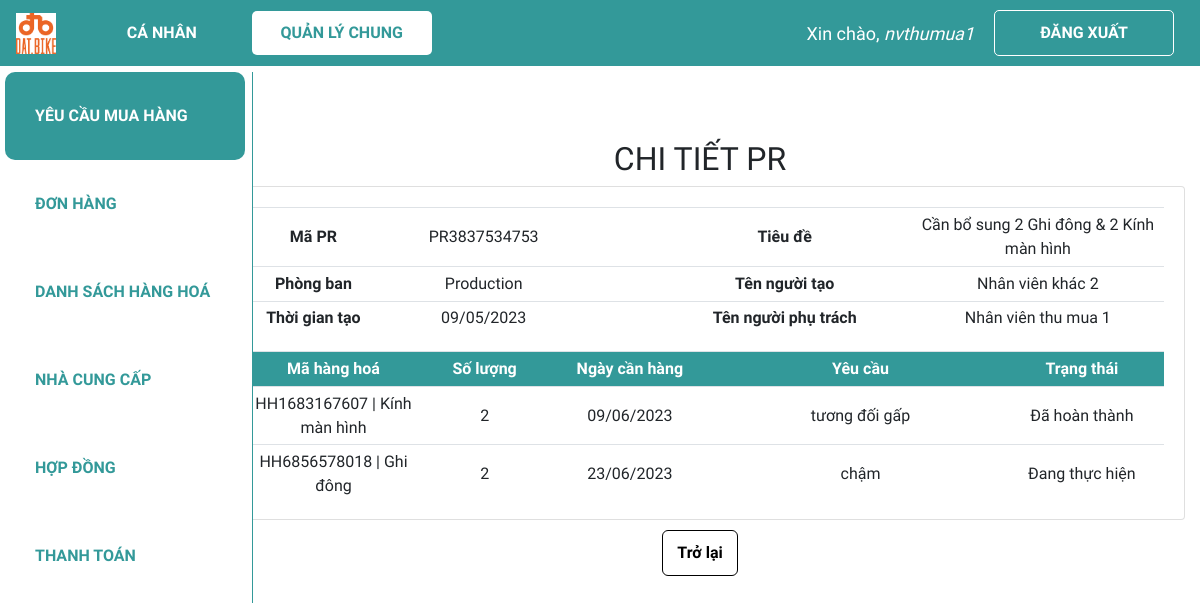
The page /xem_pr/PR3837534753 (signed in) on the database its author committed.
### web_core/models.py (models this page shows, shortened)
class PR(models.Model):
    danh_muc_trang_thai = (
        ('Chờ phân công', 'Chờ phân công'),
        ('Đang thực hiện', 'Đang thực hiện'),
        ('Đã hoàn thành', 'Đã hoàn thành'),
    )
    ma_PR = ShortUUIDField(
        verbose_name='Mã PR',
        length=10,
        max_length=12,
        prefix="PR",
        alphabet="0123456789",
        primary_key=True
    )
    ma_nhan_vien_tao = models.ForeignKey(NHANVIEN, on_delete = models.CASCADE, verbose_name = 'Mã nhân viên tạo', related_name = 'nv_tao_PR', blank=True, null=True)
    ma_nhan_vien_phu_trach = models.ForeignKey(NHANVIEN, on_delete = models.SET_NULL, verbose_name = 'Mã nhân viên phụ trách',  related_name = 'nv_phutrach_PR', blank=True, null=True)
    ngay_tao = models.DateTimeField('Ngày tạo', default = datetime.now)
    ngay_cap_nhat = models.DateField('Ngày cập nhật', default = datetime.now)
    ten_PR = models.CharField('Tên PR', max_length = 300)
    trang_thai = models.CharField('Trạng thái PR', max_length = 100, choices=danh_muc_trang_thai, default='Chờ phân công',blank=True, null=True)

class NHANVIEN(models.Model):
    danh_muc_phong_ban = (
        ('Thu mua', 'Thu mua'),
        ('Kho', 'Kho'),
        ('Kế toán', 'Kế toán'),
        ('R&D', 'R&D'),
        ('Production', 'Production'),
        ('Khác', 'Khác')
    )
    danh_muc_chuc_vu = (
        ('Quản lí', 'Quản lí'),
        ('Nhân viên', 'Nhân viên'),
    )
    user = models.OneToOneField(User, null=True, blank=True, on_delete=models.CASCADE)
    ma_NV = ShortUUIDField(
        verbose_name='Mã nhân viên',
        length=10,
        max_length=12,
        prefix="NV",
        alphabet="0123456789",
        primary_key=True
    )
    ho_ten = models.CharField('Họ tên', max_length = 100,blank=True, null=True)
    phong_ban = models.CharField('Phòng ban', max_length = 50, choices=danh_muc_phong_ban,blank=True, null=True)
    chuc_vu = models.CharField('Chức vụ', max_length = 50, choices=danh_muc_chuc_vu,blank=True, null=True)

class PR_HH(models.Model):
    danh_muc_trang_thai = (
        ('Chờ phân công', 'Chờ phân công'),
        ('Đang thực hiện', 'Đang thực hiện'),
        ('Đã hoàn thành', 'Đã hoàn thành'),
    )
    ma_PR = models.ForeignKey(PR, on_delete = models.CASCADE, verbose_name = 'Mã PR', blank=True, null=True)
    ma_hang_hoa = models.ForeignKey(HANGHOA, on_delete=models.SET_NULL, verbose_name = 'Mã hàng hoá',blank=True, null=True)
    so_luong = models.IntegerField('Số lượng', validators = [MinValueValidator(0)], default = 0)
    ngay_can_hang = models.DateField('Ngày cần hàng', editable = True, blank=True, null=True)
    ngay_cap_nhat = models.DateField('Ngày cập nhật', default = datetime.now)
    yeu_cau = models.CharField('Yêu cầu', max_length = 300, blank=True, null=True)
    trang_thai = models.CharField('Trạng thái PR', max_length = 100, choices=danh_muc_trang_thai, default='Chờ phân công',blank=True, null=True)

class HANGHOA(models.Model):
    ma_HH = ShortUUIDField(
        verbose_name='Mã hàng hoá',
        length=10,
        max_length=12,
        prefix="HH",
        alphabet="0123456789",
        primary_key=True
    )
    ten_hang_hoa = models.CharField('Tên hàng hoá', max_length = 100,blank=True, null=True)
    so_luong_ton = models.IntegerField('Số lượng tồn', validators = [MinValueValidator(0)], default = 0)
    def __str__(self):
        line = str(self.ma_HH) + ' | ' + self.ten_hang_hoa
        return line

### web_core/views.py (the view)
# urls.py: path('xem_pr/<str:ma_PR>', views.view_pr, name='quanli_xem_pr'),
@login_required(login_url='login')
def view_pr(request, ma_PR):
    if ma_PR is None:
        return redirect('/dspr')
    pr = PR.objects.get(ma_PR=ma_PR)
    pr_hhs = PR_HH.objects.filter(ma_PR = ma_PR)
    context = {'pr':pr, 'pr_hh':pr_hhs}
    return render(request,'web_core/view_pr.html', context)

### web_core/templatetags/index.py (called while the page is built)
@register.filter
def first_group_name(user):
    groups = user.groups.all()
    if groups:
        return groups[0].name
    return ''

### web_core/templates/web_core/view_pr.html (shortened to what this page needs)
{% extends 'web_core/main.html' %}
{% block content %}
<h2 class="table-title" style>CHI TIẾT PR</h2>
<div class="card card-body">
    <table class="table table-sm pr">
        <tr>
            <th class="mid-content">Mã PR</th>
            <td class="mid-content">{{pr.ma_PR}}</td>
            <th class="small-content"></th>
            <th class="large-content">Tiêu đề</th>
            <td class="large-content">{{pr.ten_PR}}</td>
        </tr>
        <tr>
            <th class="mid-content">Phòng ban</th>
            <td class="mid-content">{{pr.ma_nhan_vien_tao.phong_ban}}</td>
            <th class="small-content"></th>
            <th class="mid-content">Tên người tạo</th>
            <td class="mid-content">{{pr.ma_nhan_vien_tao.ho_ten}}</td>
        </tr>
        <tr>
            <th class="mid-content">Thời gian tạo</th>
            <td class="mid-content">{{pr.ngay_tao|date:"d/m/Y"}}</td>
            <th class="small-content"></th>
            <th class="mid-content">Tên người phụ trách</th>
            <td class="mid-content">{{pr.ma_nhan_vien_phu_trach.ho_ten}}</td>
        </tr>
    </table>
    <table class="table table-sm pr_hh">
        <tr class="table-head">
            <th class="mid-content">Mã hàng hoá</th>
            <th class="small-content">Số lượng</th>
            <th class="mid-content">Ngày cần hàng</th>
            <th class="large-content">Yêu cầu</th>
            <th class="mid-content">Trạng thái</th>
        </tr>
        {% for line in pr_hh %}
        <tr>
            <td class="mid-content">{{line.ma_hang_hoa}}</td>
            <td class="small-content">{{line.so_luong}}</td>
            <td class="mid-content">{{line.ngay_can_hang|date:"d/m/Y"}}</td>
            <td class="large-content">{{line.yeu_cau}}</td>
            <td class="mid-content">{{line.trang_thai}}</td>
        </tr>
        {% endfor %}
    </table>
</div>
<div class="form-btn">
    {% load index %}
    <a class='btn back-btn' href="{% url 'quanli_dspr' %}">Trở lại</a>
</div>
{% endblock %}

### web_core/templates/web_core/navbar.html (shortened to what this page needs)
{% load static %}
<nav class="navbar navbar-expand-lg my-navbar fixed-top">
    <a href="{% url 'home' %}">
        <img class="navbar-brand" alt="logo-brand" src="{% static 'images/logo.png' %}" height="50"
            style="padding-bottom: 4px" />
    </a>
    <div class="collapse navbar-collapse" id="navbarNav">
        {% with request.resolver_match.url_name as url_name %}
        <div class="navbar-nav">
            {% load index %}
            {% if request.user|first_group_name != 'quanly' and request.user|first_group_name != 'ketoan' %}
                <a class="nav-item nav-link my-nav-item {% if 'canhan' in url_name %}my-nav-active{% endif %} nav-canhan"
                href="{% url 'canhan_dspr' %}">Cá nhân</a>
            {% endif %}
            <a class="nav-item nav-link my-nav-item {% if 'quanli' in url_name %}my-nav-active{% endif %} nav-quanly"
                href="{% url 'quanli_dspr' %}">Quản lý chung</a>
        </div>
        {% endwith %}
    </div>
    {% with request.resolver_match.url_name as url_name %}
    {% if request.user.is_authenticated %}
    <span class="hello-msg">Xin chào, <span> {{request.user}} </span></span>
    <a class="nav-item nav-link my-nav-item my-btn" href="{% url 'logout' %}">Đăng xuất</a>
    {% else %}
    <a class="nav-item nav-link my-nav-item my-btn {% if url_name == 'login' %}my-nav-active{% endif %}"
        href="{% url 'login' %}">Đăng nhập</a>
    {% endif %}
    {% endwith %}
</nav>

### web_core/static/css/main.css (style rules this page uses)
* { font-family: 'Baloo 2', cursive; }
html, body { margin: 0; padding: 0; height: 100%; overflow-x: hidden; }

### web_core/templates/web_core/navbar.html (style rules this page uses)
.my-navbar.fixed-top { position: fixed; color: #fff; background-color: #399; z-index: 10; }
.my-nav-item { color: #fff; font-weight: bold; padding: 9.6px 16px !important; text-transform: uppercase; border-radius: 5px; width: 180px; text-align: center; }
.my-nav-active, .my-nav-active:hover { color: #399; background-color: #fff; }
.my-btn { border: 1px solid #fff; margin-right: 10px; }
.hello-msg { font-size: 18px; color: #fff; margin-right: 20px; }
.hello-msg>span { font-style: italic; }

### web_core/templates/web_core/view_pr.html (style rules this page uses)
.card-body { padding-bottom: 0px; }
.table-title { text-align: center; }
.table th, .table td { vertical-align: middle; text-align: center; }
.small-content { width: 150px; }
.mid-content { width: 250px; }
.large-content { width: 450px; }
.table-head { color: #ffff; background-color: #399; }
.btn.back-btn { font-weight: bold; background-color: white; border-color: black; border-radius: 6px; border-width: 1px; color: black; padding: 10px 14px; margin: auto; right: 0; }
.form-btn { padding-top: 1%; display: flex; justify-content: center; }

### rows shown on the page
PR: ma_PR "PR3837534753", ten_PR "Cần bổ sung 2 Ghi đông & 2 Kính màn hình", ma_nhan_vien_tao.phong_ban "Production", ma_nhan_vien_tao.ho_ten "Nhân viên khác 2", ngay_tao "09/05/2023", ma_nhan_vien_phu_trach.ho_ten "Nhân viên thu mua 1"
PR_HH: ma_hang_hoa "HH1683167607 | Kính màn hình", so_luong "2", ngay_can_hang "09/06/2023", yeu_cau "tương đối gấp", trang_thai "Đã hoàn thành"
PR_HH: ma_hang_hoa "HH6856578018 | Ghi đông", so_luong "2", ngay_can_hang "23/06/2023", yeu_cau "chậm", trang_thai "Đang thực hiện"

### other values the page prints
{{ request.user }} "nvthumua1"
